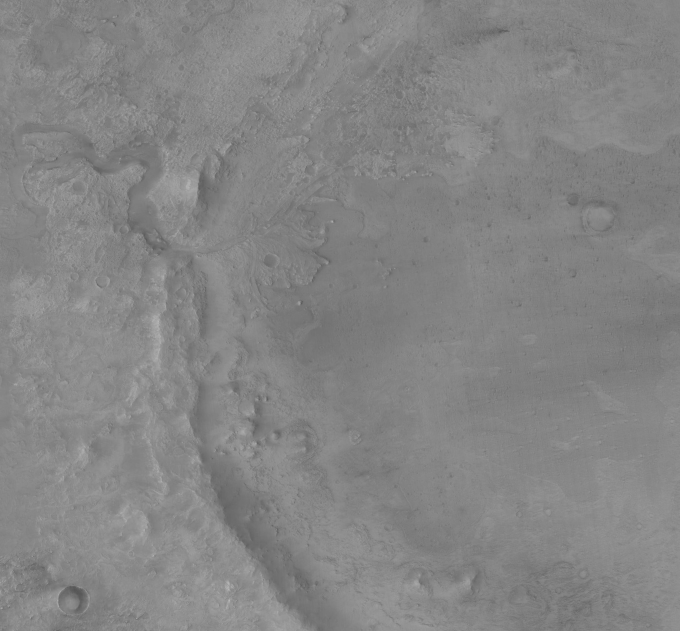
#> input picture jezero-delta-atlas/archive/old-area-77.10-77.80E-18.10-18.75N/ctx.jpg, 2039 x 1893 px (shown at 1/3 size)
$ python -i detect_craters_old.py   (imports and definitions only)
#> lines starting #> are read from the running program, lines starting #| are printed output that depends on the picture
#> further down, picture is the input picture: shape (1893, 2039); min 80, max 192, mean 132.8
#!/usr/bin/env python3
"""
Crater detector for the Jezero CTX mosaic (stage 1 of a walking-hazard mapper).

How it works
  1. Flatten the illumination of the image (high-pass + CLAHE).
  2. Measure the sun direction from two unmistakable craters (shading dipole).
  3. Build a TRAINING SET without hand labels:
       positives = synthetic craters (parabolic bowl + raised rim, lit from the
                   measured sun direction, random depth, size, erosion, blur and noise)
                   pasted onto REAL terrain patches from this very image
       negatives = plain real terrain patches (rough rock, dunes, scarps, smooth plains)
  4. Train a RandomForest on HOG + radial profile + sun-axis dipole features.
  5. Slide candidate circles over the image at 8 scales, score each with the forest,
     keep the confident ones, remove duplicates (non-maximum suppression).
  6. Write craters.json (pixel, page and lon/lat coordinates, diameter, size class,
     confidence) and a preview PNG.

To improve it with real labels, pass --labels labels.json, a list such as
  [{"x": 812, "y": 640, "r": 14, "label": 1}, {"x": 90, "y": 30, "r": 9, "label": 0}]
(pixels of the input image). Those examples are added to the training set with extra weight.

Usage
  python detect_craters.py ctx.jpg --out craters.json --preview preview.png
"""
import argparse, json, math
import cv2
import numpy as np
from multiprocessing import Pool
from sklearn.ensemble import RandomForestClassifier
from sklearn.model_selection import train_test_split

LON0, LON1, LAT0, LAT1 = 77.10, 77.80, 18.10, 18.75     # extent of the mosaic
KM_PER_DEG = 59.27                                       # Mars, 1 degree of latitude
PAGE_W, PAGE_H = 1990, 1848                              # coordinate space of the web map
SIZE, SPAN = 32, 2.6                                     # patch pixels, patch width in crater radii
SCALES = [6, 8, 11, 15, 21, 29, 40, 55]                  # candidate radii in pixels (~20 m/px)
SEEDS = [(221, 1795, 45), (1790, 643, 38)]               # two obvious craters, used for the sun angle

RNG = np.random.default_rng(11)
SUN = {"phi": 0.0}                                       # direction of the bright inner wall (radians)
FLAT = None


# [40 lines left out: functions flatten, estimate_sun, patch, hog, not called in this run]


_yy, _xx = np.mgrid[0:SIZE, 0:SIZE]
_u, _v = (_xx - (SIZE - 1) / 2) / (SIZE / SPAN), (_yy - (SIZE - 1) / 2) / (SIZE / SPAN)   # units of r
_rho = np.hypot(_u, _v)


# [52 lines left out: functions describe, synth, random_bg, build_training, _init, not called in this run]


def _score_batch(pts):
    return [describe(patch(FLAT, x, y, r)) for x, y, r in pts]


MF_SCALES = [6, 8, 10, 13, 17, 22, 29, 38, 50, 65]


def template(r, kind):
    S = int(round(2 * 1.8 * r)) | 1
    c = S // 2
    yy, xx = np.mgrid[0:S, 0:S]
    u, v = (xx - c) / r, (yy - c) / r
    rho = np.hypot(u, v)
    if kind == "dark":                                   # dark floor, any lighting
        t = -np.exp(-(rho / 0.9) ** 4)
    else:                                                # bowl + rim lit from the measured sun direction
        h = np.where(rho < 1, -0.16 * (1 - rho ** 2), 0.0) + 0.05 * np.exp(-((rho - 1) / 0.18) ** 2)
        gy, gx = np.gradient(h)
        sx, sy = math.cos(SUN["phi"] + math.pi), math.sin(SUN["phi"] + math.pi)
        t = cv2.GaussianBlur((-(gx * sx + gy * sy)).astype(np.float32), (0, 0), max(0.8, r * 0.06))
    t = t.astype(np.float32)
    win = (rho < 1.5).astype(np.float32)
    return (t - (t * win).sum() / win.sum()) * win


def candidates(gray, zmin=4.5):
    """Matched-filter proposals: correlate crater templates at 10 scales, keep strong local maxima (z-scores)."""
#> called with zmin = 4.5
    f = gray.astype(np.float32)
    f -= cv2.GaussianBlur(f, (0, 0), 25)
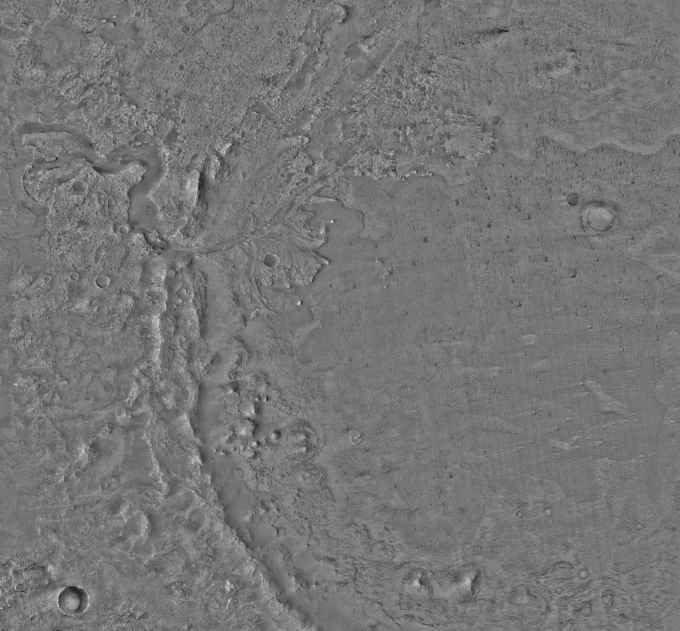
#> f: shape (1893, 2039) float32 (shown at 1/3 size); min -45.56, max 52.6, mean 0; drawn with min black and max white
    out = []
    for r in MF_SCALES:
        for kind in ("shade", "dark"):
            t = template(r, kind)
            m = cv2.matchTemplate(f, t, cv2.TM_CCOEFF_NORMED)
            z = (m - m.mean()) / (m.std() + 1e-6)
            pk = (z == cv2.dilate(z, np.ones((int(r * 1.2) | 1,) * 2, np.uint8))) & (z >= zmin)
            off = t.shape[0] // 2
            for yy, xx in zip(*np.nonzero(pk)):
                out.append((float(xx + off), float(yy + off), float(r), float(z[yy, xx])))
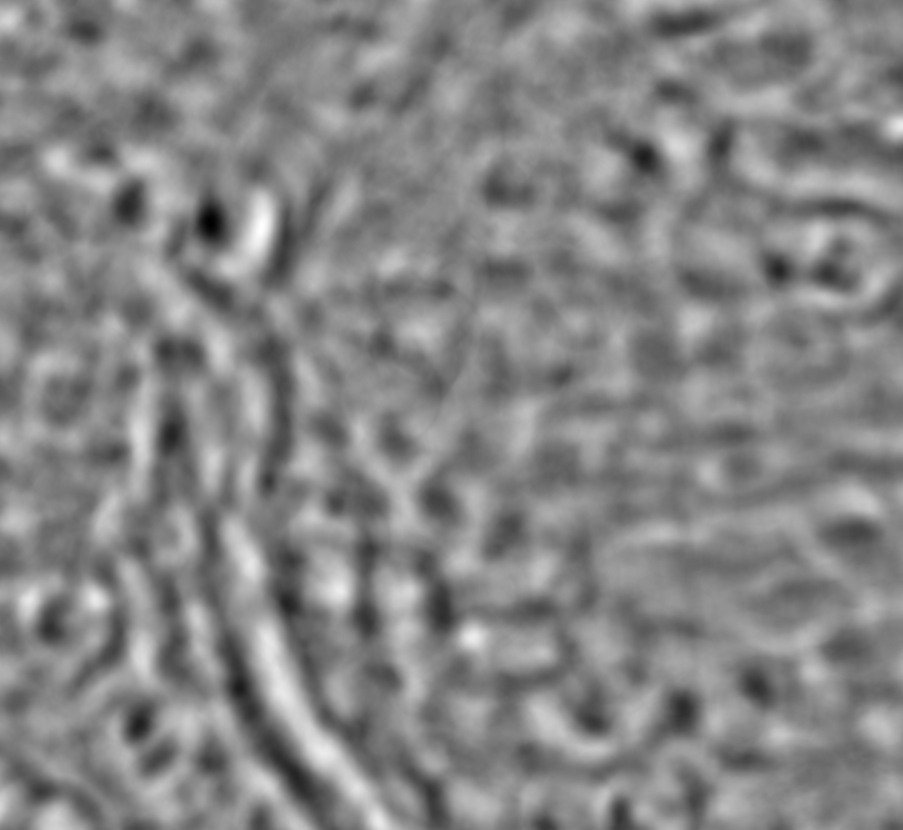
#> z: shape (1659, 1805) float32 (shown at 1/2 size); min -4.77, max 4.38, mean 1.13e-08; drawn with min black and max white
#> after the loop, out = 111 items, first 6: (1476, 244, 6, 4.7), (1625, 456, 6, 4.84), (1461, 565, 6, 4.69), (1316, 631, 6, 4.57), (1266, 1037, 6, 4.76), (1055, 1078, 6, 4.61)
    return out


# [106 lines left out: functions ring_support, nms, main, not called in this run]


# [2 lines not run here, left out]

>>> import cv2
>>> picture = cv2.imread('../old-area-77.10-77.80E-18.10-18.75N/ctx.jpg', cv2.IMREAD_GRAYSCALE)
>>> result = candidates(picture)
#> result has the same summary as out in candidates

$ run again, on jezero-delta-atlas/archive/old-area-77.10-77.80E-18.10-18.75N/mola.jpg
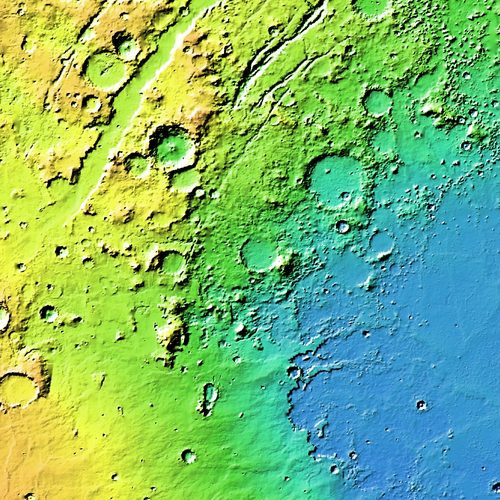
#> input picture jezero-delta-atlas/archive/old-area-77.10-77.80E-18.10-18.75N/mola.jpg, 500 x 500 px
#> in candidates, `f -= cv2.GaussianBlur(f, (0, 0), 25)`:
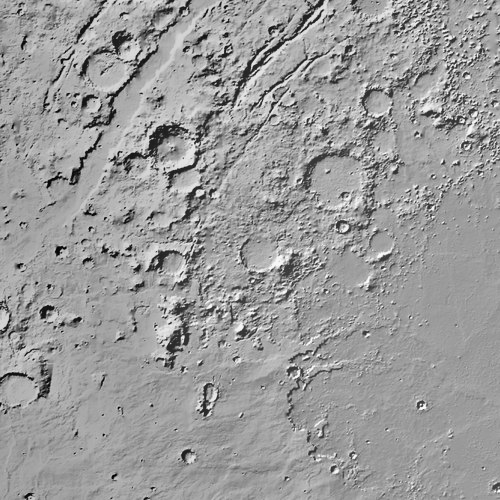
#> f: shape (500, 500) float32; min -207, max 131.5, mean 0; drawn with min black and max white
#> after the loop in candidates, `for r in MF_SCALES:`:
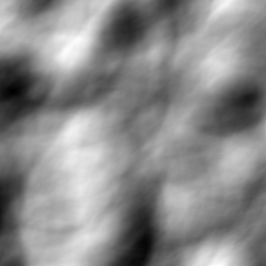
#> z: shape (266, 266) float32; min -2.88, max 2.42, mean 2.24e-08; drawn with min black and max white
#> after the loop in candidates, `for r in MF_SCALES:`: out = 40 items, first 6: (61, 251, 6, 4.69), (80, 434, 6, 4.73), (187, 457, 6, 5.18), (117, 478, 6, 4.91), (59, 249, 6, 5.35), (19, 266, 6, 4.66)
#> result has the same summary as out in candidates
